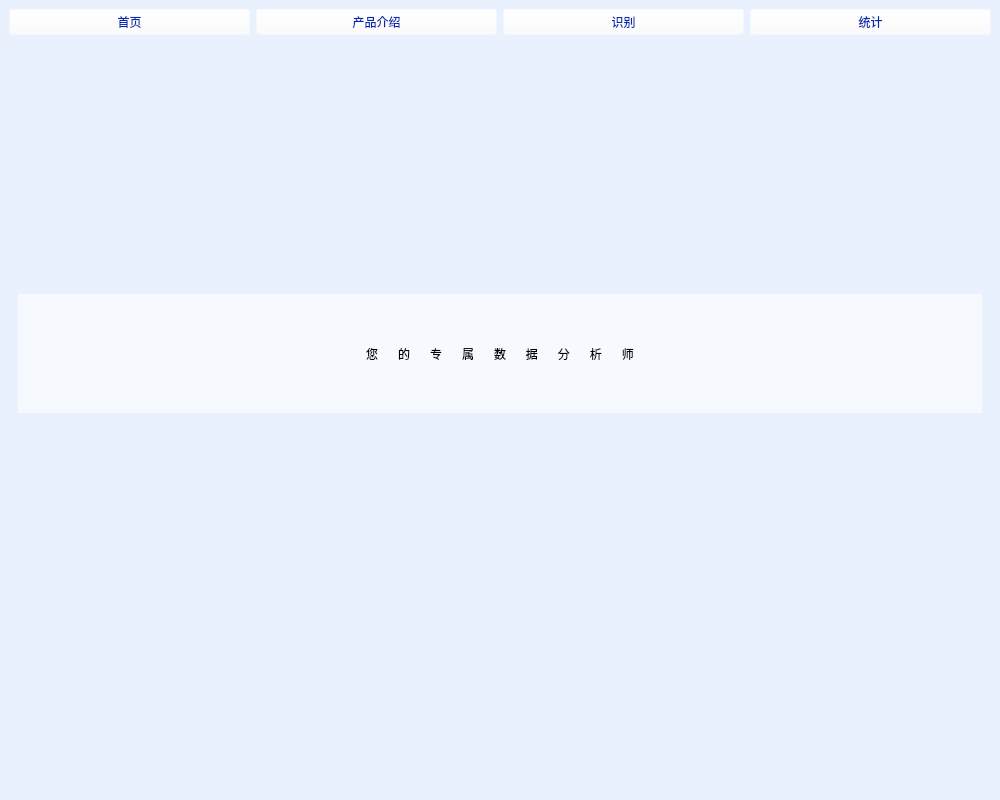
<?xml version="1.0" encoding="UTF-8"?>
<ui version="4.0">
 <class>MainWindow</class>
 <widget class="QMainWindow" name="MainWindow">
  <property name="enabled">
   <bool>true</bool>
  </property>
  <property name="geometry">
   <rect>
    <x>0</x>
    <y>0</y>
    <width>1000</width>
    <height>800</height>
   </rect>
  </property>
  <property name="minimumSize">
   <size>
    <width>1000</width>
    <height>800</height>
   </size>
  </property>
  <property name="maximumSize">
   <size>
    <width>1000</width>
    <height>800</height>
   </size>
  </property>
  <property name="windowTitle">
   <string>票聚合</string>
  </property>
  <property name="windowIcon">
   <iconset>
    <normaloff>:/1/img/workbench.png</normaloff>:/1/img/workbench.png</iconset>
  </property>
  <property name="styleSheet">
   <string notr="true">background-color: rgb(233, 241, 255);</string>
  </property>
  <widget class="QWidget" name="centralwidget">
   <layout class="QHBoxLayout" name="horizontalLayout_2">
    <item>
     <layout class="QVBoxLayout" name="verticalLayout" stretch="0,0">
      <item>
       <layout class="QHBoxLayout" name="horizontalLayout">
        <item>
         <widget class="QPushButton" name="pushButton">
          <property name="styleSheet">
           <string notr="true">QPushButton{font: 24pt &quot;微软雅黑&quot;;
background-color: rgba(255, 255, 255,0);
	color: rgb(0, 44, 176);
}
QPushButton:hover{

	color: rgb(50, 131, 255);
}</string>
          </property>
          <property name="text">
           <string>首页</string>
          </property>
          <property name="iconSize">
           <size>
            <width>16</width>
            <height>16</height>
           </size>
          </property>
         </widget>
        </item>
        <item>
         <widget class="QPushButton" name="pushButton_2">
          <property name="styleSheet">
           <string notr="true">QPushButton{font: 24pt &quot;微软雅黑&quot;;
background-color: rgba(255, 255, 255,0);
	color: rgb(0, 44, 176);
}
QPushButton:hover{

	color: rgb(50, 131, 255);
}</string>
          </property>
          <property name="text">
           <string>产品介绍</string>
          </property>
         </widget>
        </item>
        <item>
         <widget class="QPushButton" name="pushButton_3">
          <property name="styleSheet">
           <string notr="true">QPushButton{font: 24pt &quot;微软雅黑&quot;;
background-color: rgba(255, 255, 255,0);
	color: rgb(0, 44, 176);
}
QPushButton:hover{
color:rgb(255,0,0);
	color: rgb(50, 131, 255);
}</string>
          </property>
          <property name="text">
           <string>识别</string>
          </property>
         </widget>
        </item>
        <item>
         <widget class="QPushButton" name="pushButton_4">
          <property name="styleSheet">
           <string notr="true">QPushButton{font: 24pt &quot;微软雅黑&quot;;
background-color: rgba(255, 255, 255,0);
	color: rgb(0, 44, 176);
}
QPushButton:hover{
color:rgb(255,0,0);
	color: rgb(50, 131, 255);
}</string>
          </property>
          <property name="text">
           <string>统计</string>
          </property>
         </widget>
        </item>
       </layout>
      </item>
      <item>
       <widget class="QStackedWidget" name="stackedWidget">
        <property name="currentIndex">
         <number>0</number>
        </property>
        <widget class="QWidget" name="page">
         <layout class="QHBoxLayout" name="horizontalLayout_4">
          <item>
           <layout class="QVBoxLayout" name="verticalLayout_2" stretch="2,1,2,1">
            <item>
             <widget class="QLabel" name="label">
              <property name="sizePolicy">
               <sizepolicy hsizetype="Ignored" vsizetype="Ignored">
                <horstretch>0</horstretch>
                <verstretch>0</verstretch>
               </sizepolicy>
              </property>
              <property name="styleSheet">
               <string notr="true">border-image: url(:/1/img/pict1.jpg);</string>
              </property>
              <property name="text">
               <string/>
              </property>
              <property name="pixmap">
               <pixmap resource="tup.qrc">:/1/pict1.jpg</pixmap>
              </property>
              <property name="scaledContents">
               <bool>true</bool>
              </property>
             </widget>
            </item>
            <item>
             <widget class="QLabel" name="label_2">
              <property name="sizePolicy">
               <sizepolicy hsizetype="Ignored" vsizetype="Ignored">
                <horstretch>0</horstretch>
                <verstretch>0</verstretch>
               </sizepolicy>
              </property>
              <property name="styleSheet">
               <string notr="true">font: 24pt &quot;微软雅黑&quot;;
background-color: rgba(255, 255, 255,155);</string>
              </property>
              <property name="text">
               <string>您      的      专      属      数      据      分      析      师</string>
              </property>
              <property name="alignment">
               <set>Qt::AlignCenter</set>
              </property>
             </widget>
            </item>
            <item>
             <layout class="QHBoxLayout" name="horizontalLayout_3">
              <item>
               <widget class="QLabel" name="label_3">
                <property name="sizePolicy">
                 <sizepolicy hsizetype="Ignored" vsizetype="Ignored">
                  <horstretch>0</horstretch>
                  <verstretch>0</verstretch>
                 </sizepolicy>
                </property>
                <property name="styleSheet">
                 <string notr="true">border-image: url(:/1/pict2.jpg);</string>
                </property>
                <property name="text">
                 <string/>
                </property>
                <property name="pixmap">
                 <pixmap>:/2/pict2.jpg</pixmap>
                </property>
                <property name="scaledContents">
                 <bool>true</bool>
                </property>
               </widget>
              </item>
              <item>
               <widget class="QLabel" name="label_4">
                <property name="sizePolicy">
                 <sizepolicy hsizetype="Ignored" vsizetype="Ignored">
                  <horstretch>0</horstretch>
                  <verstretch>0</verstretch>
                 </sizepolicy>
                </property>
                <property name="styleSheet">
                 <string notr="true">border-image: url(:/1/bill5.png);</string>
                </property>
                <property name="text">
                 <string/>
                </property>
                <property name="pixmap">
                 <pixmap>:/3/bill5.png</pixmap>
                </property>
                <property name="scaledContents">
                 <bool>true</bool>
                </property>
               </widget>
              </item>
             </layout>
            </item>
            <item>
             <widget class="QLabel" name="label_5">
              <property name="sizePolicy">
               <sizepolicy hsizetype="Ignored" vsizetype="Ignored">
                <horstretch>0</horstretch>
                <verstretch>0</verstretch>
               </sizepolicy>
              </property>
              <property name="styleSheet">
               <string notr="true"/>
              </property>
              <property name="text">
               <string/>
              </property>
              <property name="pixmap">
               <pixmap resource="tup.qrc">:/1/logo1.png</pixmap>
              </property>
              <property name="scaledContents">
               <bool>false</bool>
              </property>
              <property name="alignment">
               <set>Qt::AlignRight|Qt::AlignTrailing|Qt::AlignVCenter</set>
              </property>
              <property name="wordWrap">
               <bool>true</bool>
              </property>
             </widget>
            </item>
           </layout>
          </item>
         </layout>
        </widget>
        <widget class="QWidget" name="page_2">
         <layout class="QHBoxLayout" name="horizontalLayout_5">
          <item>
           <widget class="QLabel" name="label_6">
            <property name="sizePolicy">
             <sizepolicy hsizetype="Ignored" vsizetype="Preferred">
              <horstretch>0</horstretch>
              <verstretch>0</verstretch>
             </sizepolicy>
            </property>
            <property name="font">
             <font>
              <family>微软雅黑</family>
              <pointsize>10</pointsize>
              <weight>50</weight>
              <italic>false</italic>
              <bold>false</bold>
             </font>
            </property>
            <property name="styleSheet">
             <string notr="true">background-color: rgba(255, 255, 255,155);
padding: 20px;
</string>
            </property>
            <property name="text">
             <string>&lt;html&gt;&lt;head/&gt;&lt;body&gt;&lt;p align=&quot;justify&quot;&gt;&lt;span style=&quot; font-size:16pt;&quot;&gt;近年来，我国经济飞速发展，发票在日常生活中的应用频率快速升高。我国企业录入票据信息多采用会计人员手动的方式，该方式会耗费大量的人力、物力、财力，尤其是当会计人员录入信息的时候，过程需要耗费大量的时间还可能出现差错，无法满足企业对于工作效率的要求。票据识别辅助系统项目可以节约公司的人员开支并且将差错降到最低，大大的减少了工作的时间，以至于大大提高工作效率。票据识别辅助系统可靠性好，实用价值高，拥有广泛的应用前景。针对于传统的发票信息录入模式，会耗费大量的人力、物力、财力，尤其是当会计人员录入信息的时候，过程需要耗费大量的时间还可能出现差错。基于此，我们小组制作了票据识别辅助系统，拟采用深度学习图像识别技术，基于Optical Character Recognition（光学字符识别），采用了较为成熟的Paddle Ocr，实现自动采集发票上的信息，选择性提取需要的信息内容，并输出保存为excel表格。票据识别辅助系统，与传统的人工录入数据相比，可以节约公司的人员开支并且将差错降到最低，大大的减少了工作的时间，以至于大大提高工作效率。&lt;/span&gt;&lt;/p&gt;&lt;/body&gt;&lt;/html&gt;</string>
            </property>
            <property name="textFormat">
             <enum>Qt::AutoText</enum>
            </property>
            <property name="scaledContents">
             <bool>false</bool>
            </property>
            <property name="alignment">
             <set>Qt::AlignLeading|Qt::AlignLeft|Qt::AlignVCenter</set>
            </property>
            <property name="wordWrap">
             <bool>true</bool>
            </property>
            <property name="margin">
             <number>20</number>
            </property>
           </widget>
          </item>
         </layout>
        </widget>
        <widget class="QWidget" name="page_3">
         <layout class="QHBoxLayout" name="horizontalLayout_7">
          <item>
           <layout class="QVBoxLayout" name="verticalLayout_4" stretch="1,7">
            <item>
             <layout class="QHBoxLayout" name="horizontalLayout_6" stretch="3,1">
              <property name="spacing">
               <number>6</number>
              </property>
              <property name="leftMargin">
               <number>20</number>
              </property>
              <item>
               <widget class="QLineEdit" name="lineEdit">
                <property name="styleSheet">
                 <string notr="true">background-color: rgb(255, 255, 255);</string>
                </property>
               </widget>
              </item>
              <item>
               <layout class="QVBoxLayout" name="verticalLayout_3">
                <property name="leftMargin">
                 <number>0</number>
                </property>
                <property name="bottomMargin">
                 <number>0</number>
                </property>
                <item alignment="Qt::AlignHCenter">
                 <widget class="QPushButton" name="pushButton_5">
                  <property name="styleSheet">
                   <string notr="true">QPushButton{
background-color: rgba(255, 255, 255,155);

border: 1px solid #808080;
border-radius: 5px;
padding: 5px;
}
QPushButton:hover{
	background-color: rgb(170, 237, 232);
}</string>
                  </property>
                  <property name="text">
                   <string>选择文件夹</string>
                  </property>
                 </widget>
                </item>
                <item alignment="Qt::AlignHCenter">
                 <widget class="QPushButton" name="pushButton_6">
                  <property name="styleSheet">
                   <string notr="true">QPushButton{
background-color: rgba(255, 255, 255,155);

border: 1px solid #808080;
border-radius: 5px;
padding: 5px;
}
QPushButton:hover{
	background-color: rgb(170, 237, 232);
}
</string>
                  </property>
                  <property name="text">
                   <string>选择pdf文件</string>
                  </property>
                 </widget>
                </item>
               </layout>
              </item>
             </layout>
            </item>
            <item>
             <layout class="QGridLayout" name="gridLayout" rowstretch="0,0,0,0,0,0,0,0,0,0,0" columnstretch="0,0,0,0" rowminimumheight="0,0,0,0,0,0,0,0,0,0,0">
              <property name="sizeConstraint">
               <enum>QLayout::SetDefaultConstraint</enum>
              </property>
              <property name="spacing">
               <number>20</number>
              </property>
              <item row="2" column="2">
               <widget class="QCheckBox" name="checkBox_9">
                <property name="text">
                 <string>发票代码</string>
                </property>
                <property name="checked">
                 <bool>true</bool>
                </property>
               </widget>
              </item>
              <item row="1" column="2">
               <widget class="QCheckBox" name="checkBox_6">
                <property name="text">
                 <string>密码区</string>
                </property>
                <property name="checked">
                 <bool>true</bool>
                </property>
                <property name="tristate">
                 <bool>false</bool>
                </property>
               </widget>
              </item>
              <item row="4" column="3">
               <widget class="QCheckBox" name="checkBox_16">
                <property name="text">
                 <string>收款人</string>
                </property>
                <property name="checked">
                 <bool>true</bool>
                </property>
               </widget>
              </item>
              <item row="1" column="1">
               <widget class="QCheckBox" name="checkBox_5">
                <property name="enabled">
                 <bool>false</bool>
                </property>
                <property name="styleSheet">
                 <string notr="true">color: rgb(0, 0, 0);</string>
                </property>
                <property name="text">
                 <string>公司名称</string>
                </property>
                <property name="checkable">
                 <bool>true</bool>
                </property>
                <property name="checked">
                 <bool>true</bool>
                </property>
               </widget>
              </item>
              <item row="3" column="1">
               <widget class="QCheckBox" name="checkBox_11">
                <property name="enabled">
                 <bool>false</bool>
                </property>
                <property name="styleSheet">
                 <string notr="true">color: rgb(0, 0, 0);</string>
                </property>
                <property name="text">
                 <string>纳税人识别号</string>
                </property>
                <property name="checkable">
                 <bool>true</bool>
                </property>
                <property name="checked">
                 <bool>true</bool>
                </property>
               </widget>
              </item>
              <item row="4" column="0">
               <widget class="QLabel" name="label_9">
                <property name="text">
                 <string>销售方信息：</string>
                </property>
               </widget>
              </item>
              <item row="2" column="3">
               <widget class="QCheckBox" name="checkBox_10">
                <property name="text">
                 <string>机器编号</string>
                </property>
                <property name="checked">
                 <bool>true</bool>
                </property>
               </widget>
              </item>
              <item row="0" column="0">
               <widget class="QLabel" name="label_7">
                <property name="maximumSize">
                 <size>
                  <width>16777215</width>
                  <height>40</height>
                 </size>
                </property>
                <property name="text">
                 <string>选择信息：</string>
                </property>
                <property name="scaledContents">
                 <bool>false</bool>
                </property>
               </widget>
              </item>
              <item row="6" column="0">
               <widget class="QCheckBox" name="checkBox_4">
                <property name="enabled">
                 <bool>false</bool>
                </property>
                <property name="styleSheet">
                 <string notr="true">color: rgb(0, 0, 0);</string>
                </property>
                <property name="text">
                 <string>开户行及账号</string>
                </property>
                <property name="checkable">
                 <bool>true</bool>
                </property>
                <property name="checked">
                 <bool>true</bool>
                </property>
                <property name="tristate">
                 <bool>false</bool>
                </property>
               </widget>
              </item>
              <item row="1" column="3">
               <widget class="QCheckBox" name="checkBox_7">
                <property name="text">
                 <string>开票日期</string>
                </property>
                <property name="checked">
                 <bool>true</bool>
                </property>
               </widget>
              </item>
              <item row="2" column="0">
               <widget class="QCheckBox" name="checkBox">
                <property name="enabled">
                 <bool>false</bool>
                </property>
                <property name="styleSheet">
                 <string notr="true">color: rgb(0, 0, 0);</string>
                </property>
                <property name="text">
                 <string>公司地址</string>
                </property>
                <property name="checkable">
                 <bool>true</bool>
                </property>
                <property name="checked">
                 <bool>true</bool>
                </property>
               </widget>
              </item>
              <item row="6" column="1">
               <widget class="QCheckBox" name="checkBox_18">
                <property name="enabled">
                 <bool>false</bool>
                </property>
                <property name="styleSheet">
                 <string notr="true">color: rgb(0, 0, 0);</string>
                </property>
                <property name="text">
                 <string>纳税人识别号</string>
                </property>
                <property name="checkable">
                 <bool>true</bool>
                </property>
                <property name="checked">
                 <bool>true</bool>
                </property>
               </widget>
              </item>
              <item row="5" column="0">
               <widget class="QCheckBox" name="checkBox_3">
                <property name="enabled">
                 <bool>false</bool>
                </property>
                <property name="styleSheet">
                 <string notr="true">color: rgb(0, 0, 0);</string>
                </property>
                <property name="text">
                 <string>公司地址</string>
                </property>
                <property name="checkable">
                 <bool>true</bool>
                </property>
                <property name="checked">
                 <bool>true</bool>
                </property>
               </widget>
              </item>
              <item row="5" column="1">
               <widget class="QCheckBox" name="checkBox_17">
                <property name="enabled">
                 <bool>false</bool>
                </property>
                <property name="styleSheet">
                 <string notr="true">color: rgb(0, 0, 0);</string>
                </property>
                <property name="text">
                 <string>公司电话</string>
                </property>
                <property name="checkable">
                 <bool>true</bool>
                </property>
                <property name="checked">
                 <bool>true</bool>
                </property>
               </widget>
              </item>
              <item row="3" column="3">
               <widget class="QCheckBox" name="checkBox_13">
                <property name="text">
                 <string>校验码</string>
                </property>
                <property name="checked">
                 <bool>true</bool>
                </property>
               </widget>
              </item>
              <item row="7" column="3" alignment="Qt::AlignLeft">
               <widget class="QPushButton" name="pushButton_8">
                <property name="maximumSize">
                 <size>
                  <width>16777215</width>
                  <height>16777215</height>
                 </size>
                </property>
                <property name="styleSheet">
                 <string notr="true">QPushButton{
background-color: rgba(255, 255, 255,155);

border: 1px solid #808080;
border-radius: 5px;
padding: 5px;
}
QPushButton:hover{
	background-color: rgb(170, 237, 232);
}</string>
                </property>
                <property name="text">
                 <string>全部不选</string>
                </property>
               </widget>
              </item>
              <item row="5" column="2">
               <widget class="QCheckBox" name="checkBox_19">
                <property name="text">
                 <string>复核</string>
                </property>
                <property name="checked">
                 <bool>true</bool>
                </property>
               </widget>
              </item>
              <item row="4" column="1">
               <widget class="QCheckBox" name="checkBox_14">
                <property name="enabled">
                 <bool>false</bool>
                </property>
                <property name="styleSheet">
                 <string notr="true">color: rgb(0, 0, 0);</string>
                </property>
                <property name="text">
                 <string>公司名称</string>
                </property>
                <property name="checkable">
                 <bool>true</bool>
                </property>
                <property name="checked">
                 <bool>true</bool>
                </property>
               </widget>
              </item>
              <item row="3" column="0">
               <widget class="QCheckBox" name="checkBox_2">
                <property name="enabled">
                 <bool>false</bool>
                </property>
                <property name="styleSheet">
                 <string notr="true">color: rgb(0, 0, 0);</string>
                </property>
                <property name="text">
                 <string>开户行及账号</string>
                </property>
                <property name="checkable">
                 <bool>true</bool>
                </property>
                <property name="checked">
                 <bool>true</bool>
                </property>
               </widget>
              </item>
              <item row="7" column="2" alignment="Qt::AlignLeft">
               <widget class="QPushButton" name="pushButton_7">
                <property name="minimumSize">
                 <size>
                  <width>50</width>
                  <height>0</height>
                 </size>
                </property>
                <property name="maximumSize">
                 <size>
                  <width>16777215</width>
                  <height>16777215</height>
                 </size>
                </property>
                <property name="styleSheet">
                 <string notr="true">QPushButton{
background-color: rgba(255, 255, 255,155);

border: 1px solid #808080;
border-radius: 5px;
padding: 5px;
}
QPushButton:hover{
	background-color: rgb(170, 237, 232);
}</string>
                </property>
                <property name="text">
                 <string>全选</string>
                </property>
               </widget>
              </item>
              <item row="4" column="2">
               <widget class="QCheckBox" name="checkBox_15">
                <property name="text">
                 <string>开票人</string>
                </property>
                <property name="checked">
                 <bool>true</bool>
                </property>
               </widget>
              </item>
              <item row="2" column="1">
               <widget class="QCheckBox" name="checkBox_8">
                <property name="enabled">
                 <bool>false</bool>
                </property>
                <property name="styleSheet">
                 <string notr="true">color: rgb(0, 0, 0);</string>
                </property>
                <property name="text">
                 <string>公司电话</string>
                </property>
                <property name="checkable">
                 <bool>true</bool>
                </property>
                <property name="checked">
                 <bool>true</bool>
                </property>
               </widget>
              </item>
              <item row="3" column="2">
               <widget class="QCheckBox" name="checkBox_12">
                <property name="text">
                 <string>发票号码</string>
                </property>
                <property name="checked">
                 <bool>true</bool>
                </property>
               </widget>
              </item>
              <item row="8" column="1" colspan="2" alignment="Qt::AlignHCenter">
               <widget class="QPushButton" name="pushButton_9">
                <property name="minimumSize">
                 <size>
                  <width>0</width>
                  <height>0</height>
                 </size>
                </property>
                <property name="maximumSize">
                 <size>
                  <width>16777215</width>
                  <height>16777215</height>
                 </size>
                </property>
                <property name="layoutDirection">
                 <enum>Qt::LeftToRight</enum>
                </property>
                <property name="styleSheet">
                 <string notr="true">QPushButton{
background-color: rgba(255, 255, 255,155);

border: 1px solid #808080;
border-radius: 5px;
padding: 5px;
}
QPushButton:hover{
	background-color: rgb(170, 237, 232);
}</string>
                </property>
                <property name="text">
                 <string>开始识别信息</string>
                </property>
                <property name="autoDefault">
                 <bool>false</bool>
                </property>
               </widget>
              </item>
              <item row="1" column="0">
               <widget class="QLabel" name="label_8">
                <property name="maximumSize">
                 <size>
                  <width>16777215</width>
                  <height>16777215</height>
                 </size>
                </property>
                <property name="text">
                 <string>购买方信息：</string>
                </property>
               </widget>
              </item>
              <item row="10" column="1" colspan="2">
               <widget class="QLabel" name="label_10">
                <property name="sizePolicy">
                 <sizepolicy hsizetype="Minimum" vsizetype="Fixed">
                  <horstretch>0</horstretch>
                  <verstretch>0</verstretch>
                 </sizepolicy>
                </property>
                <property name="mouseTracking">
                 <bool>true</bool>
                </property>
                <property name="text">
                 <string>&lt;html&gt;&lt;head/&gt;&lt;body&gt;&lt;p&gt;&lt;a href=&quot;https://inv-veri.chinatax.gov.cn/&quot;&gt;&lt;span style=&quot; font-size:16pt; font-weight:600; text-decoration: underline; color:#0000ff;&quot;&gt;检验发票防伪码&lt;/span&gt;&lt;/a&gt;&lt;/p&gt;&lt;/body&gt;&lt;/html&gt;</string>
                </property>
                <property name="alignment">
                 <set>Qt::AlignCenter</set>
                </property>
                <property name="openExternalLinks">
                 <bool>true</bool>
                </property>
               </widget>
              </item>
              <item row="9" column="0" colspan="2" alignment="Qt::AlignHCenter">
               <widget class="QPushButton" name="pushButton_10">
                <property name="maximumSize">
                 <size>
                  <width>16777215</width>
                  <height>16777215</height>
                 </size>
                </property>
                <property name="styleSheet">
                 <string notr="true">QPushButton{
background-color: rgba(255, 255, 255,155);

border: 1px solid #808080;
border-radius: 5px;
padding: 5px;
}
QPushButton:hover{
	background-color: rgb(170, 237, 232);
}</string>
                </property>
                <property name="text">
                 <string>打开图片所在文件夹</string>
                </property>
               </widget>
              </item>
              <item row="9" column="2" colspan="2" alignment="Qt::AlignHCenter">
               <widget class="QPushButton" name="pushButton_11">
                <property name="maximumSize">
                 <size>
                  <width>16777215</width>
                  <height>16777215</height>
                 </size>
                </property>
                <property name="styleSheet">
                 <string notr="true">QPushButton{
background-color: rgba(255, 255, 255,155);

border: 1px solid #808080;
border-radius: 5px;
padding: 5px;
}
QPushButton:hover{
	background-color: rgb(170, 237, 232);
}</string>
                </property>
                <property name="text">
                 <string>打开表格所在文件夹</string>
                </property>
               </widget>
              </item>
             </layout>
            </item>
           </layout>
          </item>
         </layout>
        </widget>
        <widget class="QWidget" name="page_4">
         <layout class="QHBoxLayout" name="horizontalLayout_8">
          <item>
           <layout class="QGridLayout" name="gridLayout_2" rowstretch="0,0,0" columnstretch="3,1">
            <property name="leftMargin">
             <number>200</number>
            </property>
            <property name="topMargin">
             <number>10</number>
            </property>
            <property name="rightMargin">
             <number>301</number>
            </property>
            <property name="horizontalSpacing">
             <number>6</number>
            </property>
            <property name="verticalSpacing">
             <number>60</number>
            </property>
            <item row="0" column="0">
             <widget class="QLineEdit" name="lineEdit_2">
              <property name="styleSheet">
               <string notr="true">background-color: rgb(255, 255, 255);</string>
              </property>
             </widget>
            </item>
            <item row="0" column="1">
             <widget class="QPushButton" name="pushButton_12">
              <property name="styleSheet">
               <string notr="true">QPushButton{
background-color: rgba(255, 255, 255,155);

border: 1px solid #808080;
border-radius: 5px;
padding: 5px;
}
QPushButton:hover{
	background-color: rgb(170, 237, 232);
}</string>
              </property>
              <property name="text">
               <string>选择文件</string>
              </property>
             </widget>
            </item>
            <item row="1" column="1">
             <widget class="QPushButton" name="pushButton_13">
              <property name="styleSheet">
               <string notr="true">QPushButton{
background-color: rgba(255, 255, 255,155);

border: 1px solid #808080;
border-radius: 5px;
padding: 5px;
}
QPushButton:hover{
	background-color: rgb(170, 237, 232);
}</string>
              </property>
              <property name="text">
               <string>开始统计</string>
              </property>
             </widget>
            </item>
            <item row="2" column="1">
             <widget class="QPushButton" name="pushButton_14">
              <property name="styleSheet">
               <string notr="true">QPushButton{
background-color: rgba(255, 255, 255,155);

border: 1px solid #808080;
border-radius: 5px;
padding: 5px;
}
QPushButton:hover{
	background-color: rgb(170, 237, 232);
}</string>
              </property>
              <property name="text">
               <string>查看结果文件</string>
              </property>
             </widget>
            </item>
            <item row="1" column="0" rowspan="2">
             <widget class="QLabel" name="label_11">
              <property name="styleSheet">
               <string notr="true">background-color: rgba(255, 255, 255,155);</string>
              </property>
              <property name="text">
               <string/>
              </property>
              <property name="alignment">
               <set>Qt::AlignCenter</set>
              </property>
             </widget>
            </item>
           </layout>
          </item>
         </layout>
        </widget>
       </widget>
      </item>
     </layout>
    </item>
   </layout>
  </widget>
 </widget>
 <resources>
  <include location="tup.qrc"/>
 </resources>
 <connections/>
</ui>
